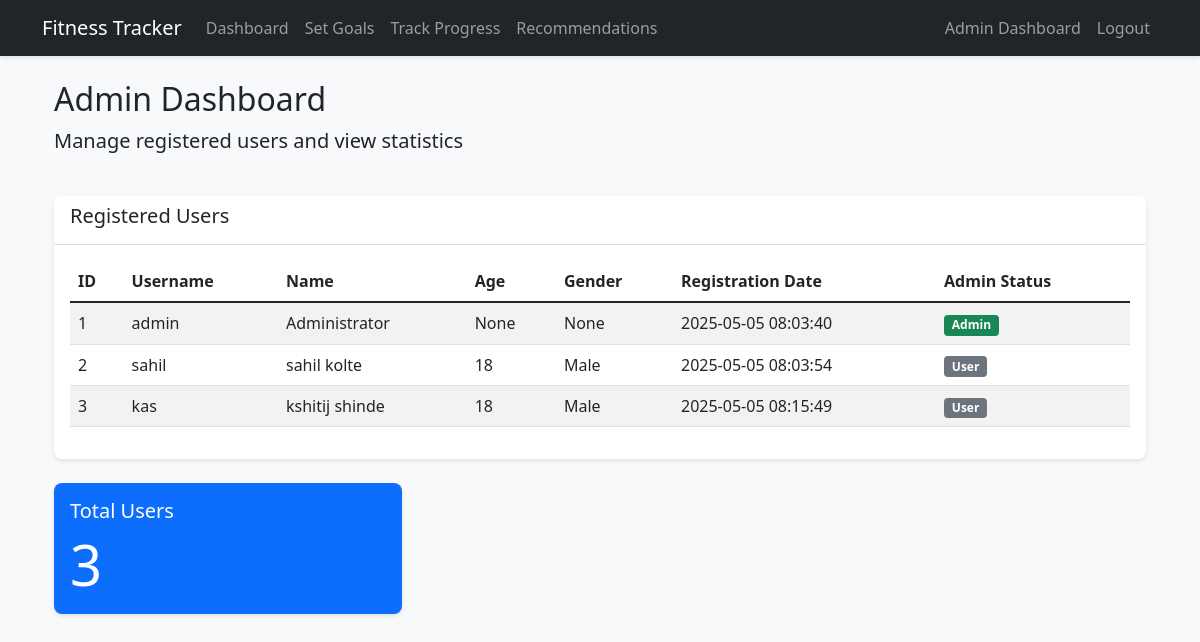
The app's page /admin/dashboard (signed in) with its own data.
### app.py (models this page shows)
class User(db.Model):
    id = db.Column(db.Integer, primary_key=True)
    username = db.Column(db.String(80), unique=True, nullable=False)
    password = db.Column(db.String(120), nullable=False)
    name = db.Column(db.String(100))
    age = db.Column(db.Integer)
    gender = db.Column(db.String(10))
    is_admin = db.Column(db.Boolean, default=False)
    registration_date = db.Column(db.DateTime, default=datetime.utcnow)
    goals = db.relationship('Goal', backref='user', lazy=True)
    progress = db.relationship('Progress', backref='user', lazy=True)

### app.py (the view)
@app.route('/admin/dashboard')
def admin_dashboard():
    if 'user_id' not in session:
        return redirect(url_for('login'))
    user = User.query.get(session['user_id'])
    if not user or not user.is_admin:
        flash('Access denied. Admin privileges required.')
        return redirect(url_for('index'))
    users = User.query.all()
    return render_template('admin_dashboard.html', users=users)

### app.py (called while the page is built)
@app.context_processor
def inject_user():
    if 'user_id' in session:
        user = User.query.get(session['user_id'])
        return dict(user=user)
    return dict(user=None)

### templates/admin_dashboard.html (shortened to what this page needs)
{% extends "base.html" %}
{% block content %}
<div class="container">
    <div class="row mb-4">
        <div class="col-12">
            <h2>Admin Dashboard</h2>
            <p class="lead">Manage registered users and view statistics</p>
        </div>
    </div>
    <div class="row">
        <div class="col-12">
            <div class="card">
                <div class="card-header">
                    <h5>Registered Users</h5>
                </div>
                <div class="card-body">
                    <div class="table-responsive">
                        <table class="table table-striped">
                            <thead>
                                <tr>
                                    <th>ID</th>
                                    <th>Username</th>
                                    <th>Name</th>
                                    <th>Age</th>
                                    <th>Gender</th>
                                    <th>Registration Date</th>
                                    <th>Admin Status</th>
                                </tr>
                            </thead>
                            <tbody>
                                {% for user in users %}
                                <tr>
                                    <td>{{ user.id }}</td>
                                    <td>{{ user.username }}</td>
                                    <td>{{ user.name }}</td>
                                    <td>{{ user.age }}</td>
                                    <td>{{ user.gender }}</td>
                                    <td>{{ user.registration_date.strftime('%Y-%m-%d %H:%M:%S') }}</td>
                                    <td>
                                        {% if user.is_admin %}
                                        <span class="badge bg-success">Admin</span>
                                        {% else %}
                                        <span class="badge bg-secondary">User</span>
                                        {% endif %}
                                    </td>
                                </tr>
                                {% endfor %}
                            </tbody>
                        </table>
                    </div>
                </div>
            </div>
        </div>
    </div>
    <div class="row mt-4">
        <div class="col-md-4">
            <div class="card text-white bg-primary">
                <div class="card-body">
                    <h5 class="card-title">Total Users</h5>
                    <p class="card-text display-4">{{ users|length }}</p>
                </div>
            </div>
        </div>
    </div>
</div>
{% endblock %}

### templates/base.html (shortened to what this page needs)
<!DOCTYPE html>
<html lang="en">
<head>
    <link href="https://cdn.jsdelivr.net/npm/bootstrap@5.1.3/dist/css/bootstrap.min.css" rel="stylesheet">
    <link rel="stylesheet" href="{{ url_for('static', filename='style.css') }}">
</head>
<body>
    <nav class="navbar navbar-expand-lg navbar-dark bg-dark mb-4">
        <div class="container">
            <a class="navbar-brand" href="{{ url_for('index') }}">Fitness Tracker</a>
            <div class="collapse navbar-collapse" id="navbarNav">
                <ul class="navbar-nav me-auto">
                    {% if 'user_id' in session %}
                    <li class="nav-item">
                        <a class="nav-link" href="{{ url_for('index') }}">Dashboard</a>
                    </li>
                    <li class="nav-item">
                        <a class="nav-link" href="{{ url_for('set_goals') }}">Set Goals</a>
                    </li>
                    <li class="nav-item">
                        <a class="nav-link" href="{{ url_for('track_progress') }}">Track Progress</a>
                    </li>
                    <li class="nav-item">
                        <a class="nav-link" href="{{ url_for('recommendations') }}">Recommendations</a>
                    </li>
                    {% endif %}
                </ul>
                <ul class="navbar-nav">
                    {% if 'user_id' in session %}
                    {% if user and user.is_admin %}
                    <li class="nav-item">
                        <a class="nav-link" href="{{ url_for('admin_dashboard') }}">Admin Dashboard</a>
                    </li>
                    {% endif %}
                    <li class="nav-item">
                        <a class="nav-link" href="{{ url_for('logout') }}">Logout</a>
                    </li>
                    {% endif %}
                </ul>
            </div>
        </div>
    </nav>
    <div class="container">
        {% block content %}{% endblock %}
    </div>
</body>
</html>

### static/style.css (style rules this page uses)
body { background-color: #f8f9fa; }
.navbar { box-shadow: 0 2px 4px rgba(0,0,0,.1); }
.card { box-shadow: 0 2px 4px rgba(0,0,0,.1); border: none; border-radius: 8px; }
.card-header { background-color: #fff; border-bottom: 1px solid rgba(0,0,0,.125); border-radius: 8px 8px 0 0 !important; }
.bg-primary { background-color: #0d6efd !important; }
.bg-success { background-color: #198754 !important; }

### records on screen
User: id "1", username "admin", name "Administrator", age "None", gender "None", registration_date "2025-05-05 08:03:40", is_admin "Admin"
User: id "2", username "sahil", name "sahil kolte", age "18", gender "Male", registration_date "2025-05-05 08:03:54", is_admin "User"
User: id "3", username "kas", name "kshitij shinde", age "18", gender "Male", registration_date "2025-05-05 08:15:49", is_admin "User"

### other values on screen
{{ users|length }} "3"
